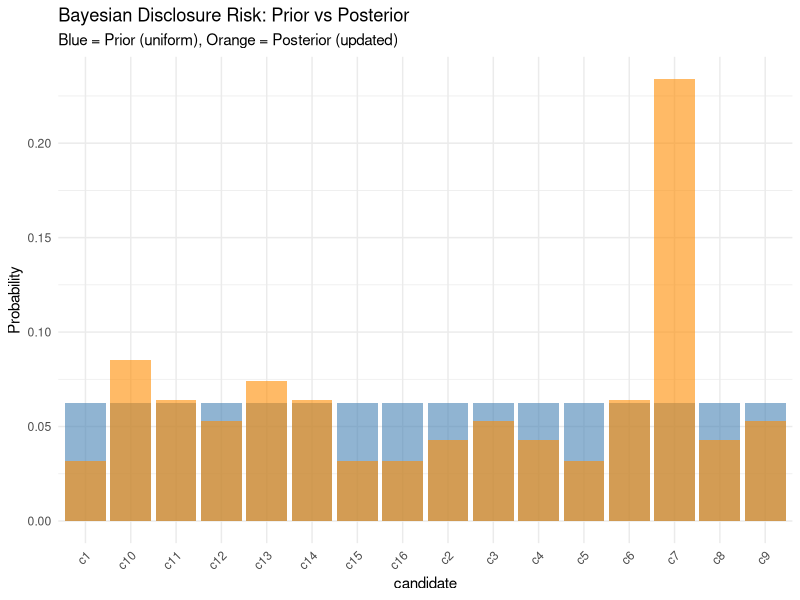

The R script that drew this image:
# Load packages
library(ggplot2)

# Number of candidates
K <- 16

# Uniform prior
prior <- rep(1/K, K)

# Example likelihoods (toy numbers, sum not required to be 1)
likelihood <- c(0.030, 0.040, 0.050, 0.040,
                0.030, 0.060, 0.220, 0.040,
                0.050, 0.080, 0.060, 0.050,
                0.070, 0.060, 0.030, 0.030)

# Step 1: Compute unnormalized posterior = prior * likelihood
unnormalized <- prior * likelihood

# Step 2: Normalize to sum to 1
posterior <- unnormalized / sum(unnormalized)

# Combine into a table
posterior_table <- data.frame(
  candidate = paste0("c", 1:K),
  prior = round(prior, 4),
  likelihood = round(likelihood, 3),
  posterior = round(posterior, 3)
)

print(posterior_table)

# MAP estimate (most likely candidate)
map_candidate <- posterior_table$candidate[which.max(posterior)]
map_prob <- max(posterior)

cat("\nMAP choice:", map_candidate, "with posterior probability", map_prob, "\n")

# Visualization
ggplot(posterior_table, aes(x = candidate)) +
  geom_bar(aes(y = prior), stat = "identity", fill = "steelblue", alpha = 0.6) +
  geom_bar(aes(y = posterior), stat = "identity", fill = "darkorange", alpha = 0.6) +
  labs(y = "Probability",
       title = "Bayesian Disclosure Risk: Prior vs Posterior",
       subtitle = "Blue = Prior (uniform), Orange = Posterior (updated)") +
  theme_minimal() +
  theme(axis.text.x = element_text(angle = 45, hjust = 1))